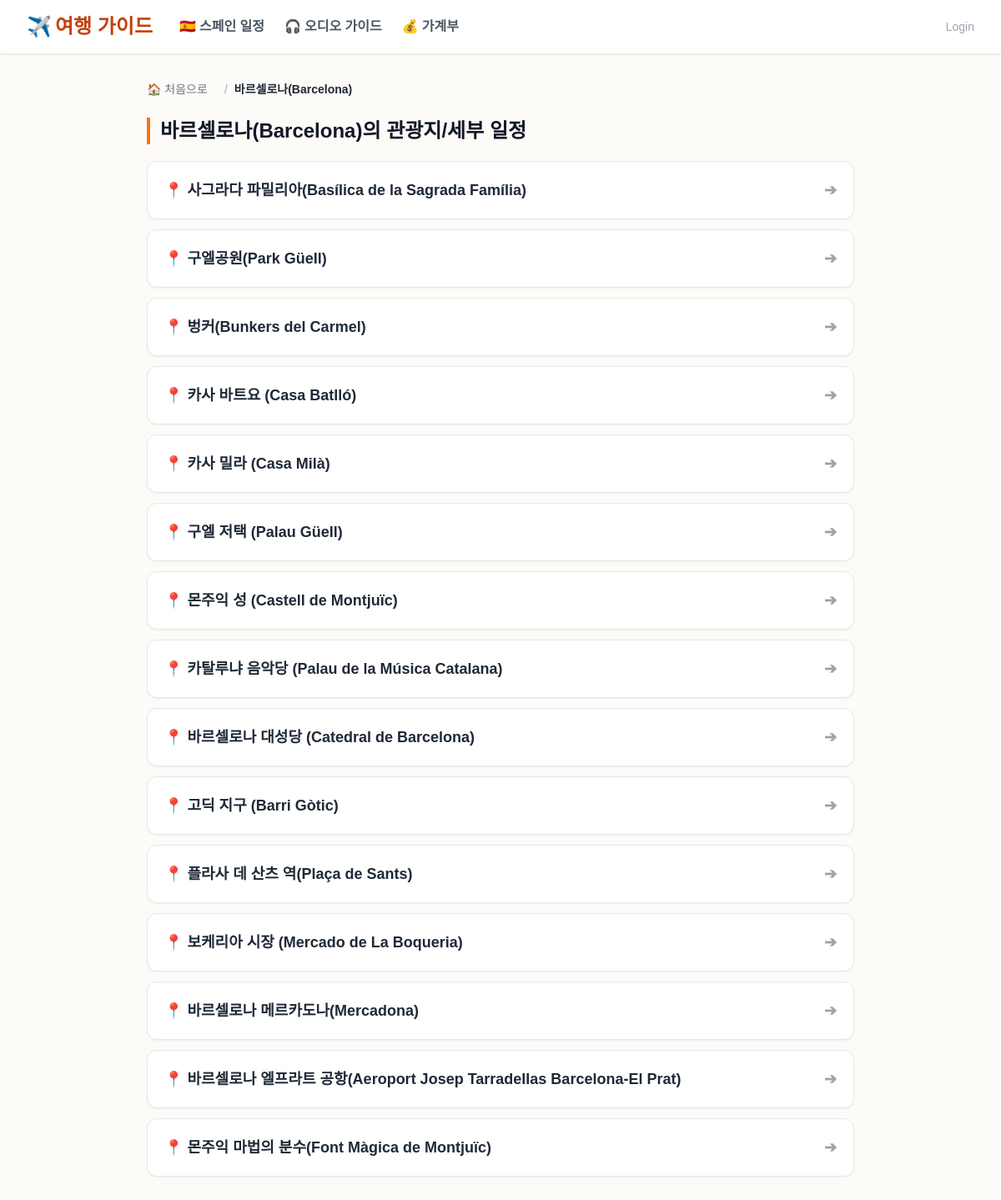
The page /region/1 on the database its author committed.
### app.py (models this page shows)
class Region(db.Model):
    id = db.Column(db.Integer, primary_key=True)
    name = db.Column(db.String(100), nullable=False)
    attractions = db.relationship('Attraction', backref='region', lazy=True, cascade="all, delete-orphan")

class Attraction(db.Model):
    id = db.Column(db.Integer, primary_key=True)
    name = db.Column(db.String(100), nullable=False)
    image_file = db.Column(db.String(100), nullable=True, default='default.jpg')
    region_id = db.Column(db.Integer, db.ForeignKey('region.id'), nullable=False)
    guides = db.relationship('AudioGuide', backref='attraction', lazy=True, cascade="all, delete-orphan")

### app.py (the view)
@app.route('/region/<int:region_id>')
def region_detail(region_id):
    region = Region.query.get_or_404(region_id)
    return render_template('region.html', region=region)

### templates/region.html
{% extends "base.html" %}
{% block content %}
<div class="max-w-4xl mx-auto mt-8 px-4 sm:px-6">
    <nav class="flex text-sm text-gray-500 mb-6" aria-label="Breadcrumb">
        <ol class="inline-flex items-center space-x-1 md:space-x-3">
            <li class="inline-flex items-center">
                <a href="/" class="hover:text-orange-600 font-medium transition-colors">
                    🏠 처음으로
                </a>
            </li>
            <li>
                <div class="flex items-center">
                    <span class="mx-2 text-gray-400">/</span>
                    <span class="text-gray-800 font-bold">{{ region.name }}</span>
                </div>
            </li>
        </ol>
    </nav>
    <h4 class="text-2xl font-extrabold text-gray-900 mb-5 border-l-4 border-orange-500 pl-3">
        {{ region.name }}의 관광지/세부 일정
    </h4>
    <div class="flex flex-col gap-3">
        {% for attraction in region.attractions %}
            <a href="{{ url_for('attraction_detail', attraction_id=attraction.id) }}"
               class="block bg-white border border-gray-200 rounded-xl p-5 shadow-sm hover:shadow-md hover:border-orange-300 hover:bg-orange-50 transition-all text-lg font-bold text-gray-800 group">
                <div class="flex justify-between items-center">
                    <span>📍 {{ attraction.name }}</span>
                    <span class="text-gray-400 group-hover:text-orange-500 transition-colors">➔</span>
                </div>
            </a>
        {% else %}
            <div class="bg-gray-50 p-8 rounded-xl border border-gray-200 text-center">
                <p class="text-gray-500 font-medium">이 지역에 등록된 항목이 없습니다.</p>
            </div>
        {% endfor %}
    </div>
</div>
{% endblock %}

### templates/base.html (shortened to what this page needs)
<!DOCTYPE html>
<html lang="ko">
<head>
    <script src="https://cdn.tailwindcss.com"></script>
</head>
<body class="antialiased relative">
    <nav class="sticky top-0 z-40 bg-white/95 backdrop-blur shadow-sm border-b border-gray-200">
        <div class="max-w-7xl mx-auto px-3 sm:px-6 lg:px-8">
            <div class="flex justify-between h-16 items-center">
                <div class="flex items-center gap-3 sm:gap-8 flex-1">
                    <a href="/" class="flex items-center hover:opacity-80 transition-opacity whitespace-nowrap mr-1 sm:mr-0">
                        <span class="text-2xl font-bold text-orange-700">✈️<span class="hidden sm:inline ml-1">여행 가이드</span></span>
                    </a>
                    <div class="flex items-center gap-5 sm:gap-6">
                        <a href="/" class="text-gray-600 hover:text-orange-600 font-bold transition-colors flex items-center gap-1" title="스페인 일정">
                            <span id="ui_nav_emoji" class="text-2xl sm:text-base">🇪🇸</span>
                            <span id="ui_nav_title" class="hidden sm:inline">스페인 일정</span>
                        </a>
                        <a href="/audio" class="text-gray-600 hover:text-blue-600 font-bold transition-colors flex items-center gap-1" title="오디오 가이드">
                            <span class="text-2xl sm:text-base">🎧</span>
                            <span class="hidden sm:inline">오디오 가이드</span>
                        </a>
                        <a href="/expenses" class="text-gray-600 hover:text-green-600 font-bold transition-colors flex items-center gap-1" title="가계부">
                            <span class="text-2xl sm:text-base">💰</span>
                            <span class="hidden sm:inline">가계부</span>
                        </a>
                    </div>
                </div>
                <div class="flex items-center ml-2 shrink-0">
                    {% if current_user.is_authenticated %}
                        <a href="/admin/dashboard" class="text-gray-400 hover:text-orange-600 transition-colors flex items-center gap-1" title="관리자 모드">
                            <span class="text-2xl sm:text-base">⚙️</span>
                            <span class="hidden sm:inline font-extrabold text-orange-600">관리자</span>
                        </a>
                        <span class="text-gray-300 mx-2 hidden sm:inline">|</span>
                        <a href="/admin/logout" class="text-gray-500 hover:text-red-500 font-medium text-sm hidden sm:inline" title="로그아웃">로그아웃</a>
                    {% else %}
                        <a href="/admin/login" class="text-gray-400 hover:text-blue-500 font-medium text-sm">Login</a>
                    {% endif %}
                </div>
            </div>
        </div>
    </nav>
    <div class="pb-20">
        {% block content %}{% endblock %}
    </div>
</body>
</html>

### rows shown on the page
Region: name "바르셀로나(Barcelona)"
Attraction: name "사그라다 파밀리아(Basílica de la Sagrada Família)"
Attraction: name "구엘공원(Park Güell)"
Attraction: name "벙커(Bunkers del Carmel)"
Attraction: name "카사 바트요 (Casa Batlló)"
Attraction: name "카사 밀라 (Casa Milà)"
Attraction: name "구엘 저택 (Palau Güell)"
Attraction: name "몬주익 성 (Castell de Montjuïc)"
Attraction: name "카탈루냐 음악당 (Palau de la Música Catalana)"
Attraction: name "바르셀로나 대성당 (Catedral de Barcelona)"
Attraction: name "고딕 지구 (Barri Gòtic)"
Attraction: name "플라사 데 산츠 역(Plaça de Sants)"
Attraction: name "보케리아 시장 (Mercado de La Boqueria)"
Attraction: name "바르셀로나 메르카도나(Mercadona)"
Attraction: name "바르셀로나 엘프라트 공항(Aeroport Josep Tarradellas Barcelona-El Prat)"
Attraction: name "몬주익 마법의 분수(Font Màgica de Montjuïc)"
